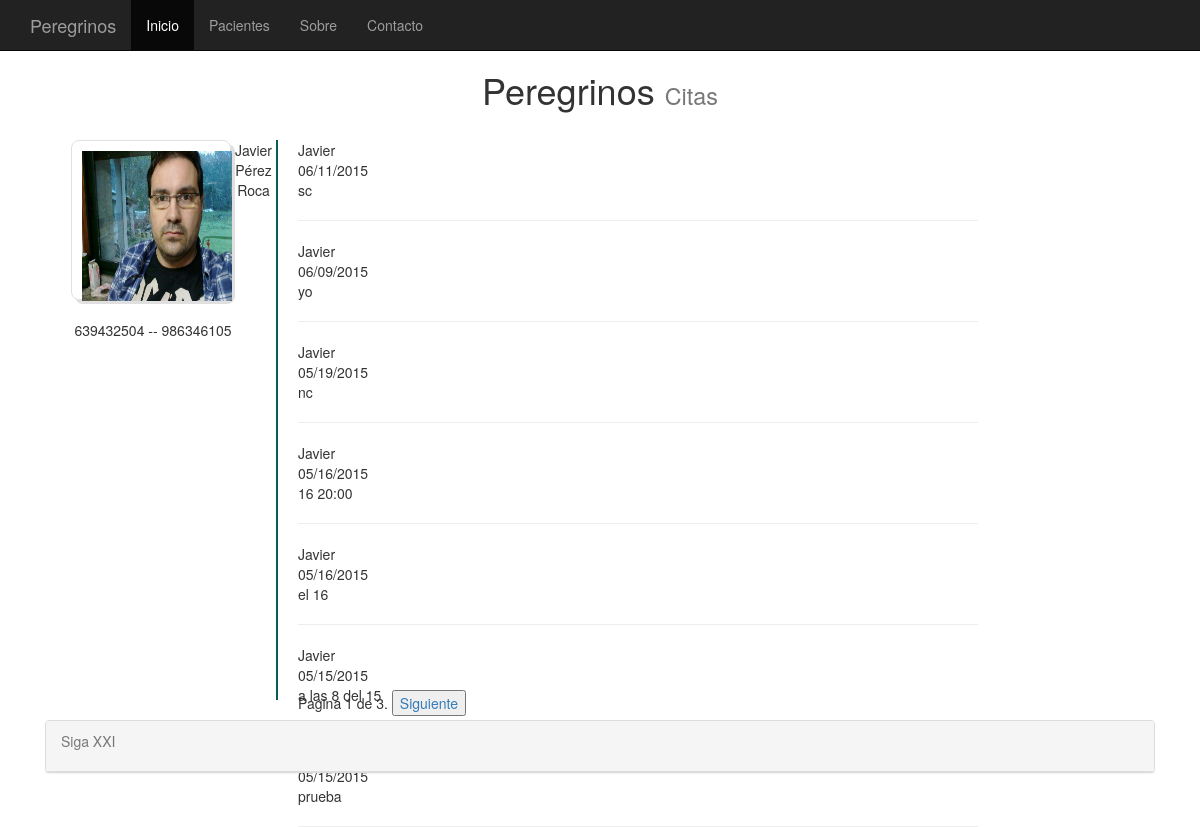
/citas/1/, run on an earlier commit of the app's database.
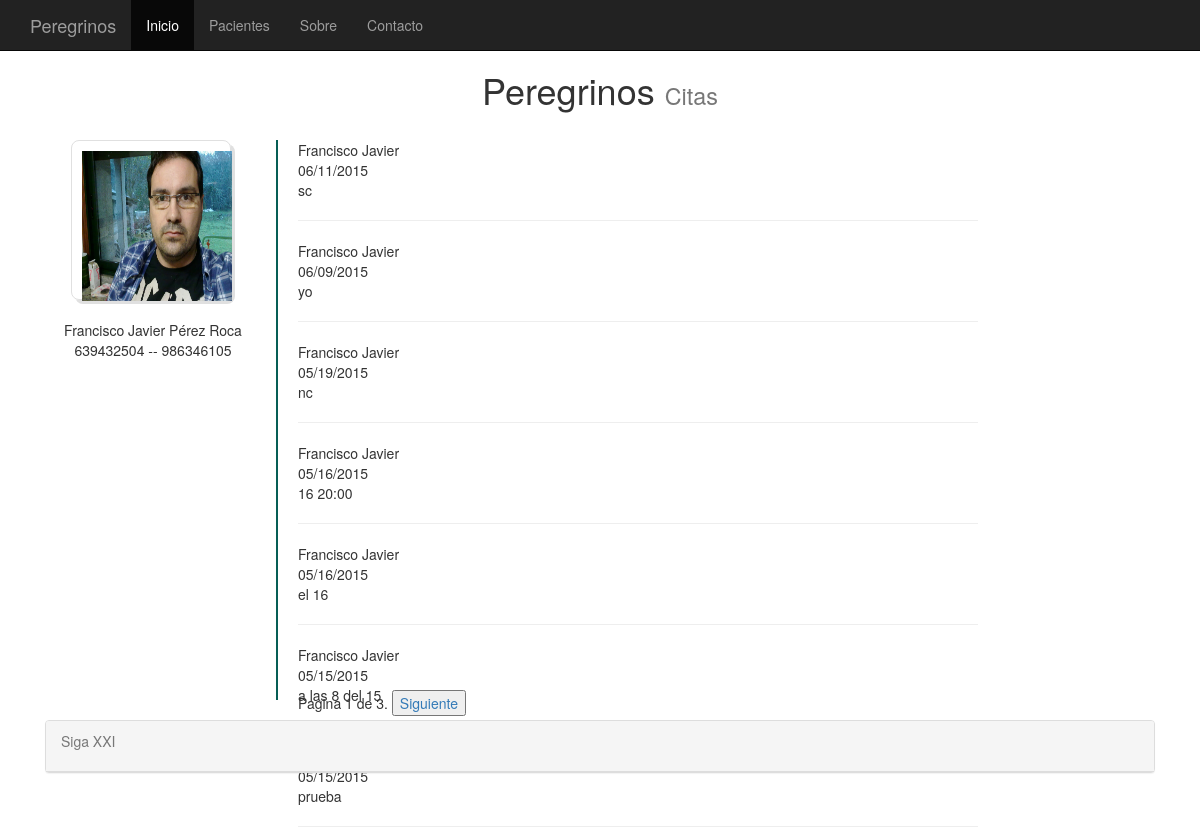
And on a later commit of the database.
### clinica/models.py (models this page shows, shortened)
class clientes(models.Model):
    nombre = models.CharField(max_length=75)
    apellidos = models.CharField(max_length=75)
    telefono =  models.PositiveIntegerField(null=True, blank=True)
    telefono2 = models.PositiveIntegerField(null=True, blank=True)
    antiguedad = models.DateTimeField(default=datetime.now, blank=True)
    fotografia = models.ImageField(upload_to='imagenes', blank=True)
    def __unicode__(self):
    	return self.nombre

class citas(models.Model):
    fecha = models.DateTimeField(default=datetime.now, blank=True)
    cliente = models.ForeignKey(clientes, default=None, null=True, blank=True)
    observaciones = models.TextField()

### clinica/views.py (the view)
# urls.py: url(r'^citas/([\w]+)/$', ListaCitas.as_view(), name='listacitas' ),
class ListaCitas(ListView):
    paginate_by = 7
    def get_queryset(self):
        self.cliente = get_object_or_404(clientes, id=self.args[0])
        return citas.objects.filter(cliente=self.cliente).order_by('-fecha')
    def get_context_data(self,**kwargs):
        context = super(ListaCitas,self).get_context_data(**kwargs)
        context['cliente']=self.cliente
        return context

### templates/clinica/citas_list.html (shortened to what this page needs)
{% extends "base.html" %}
{%   load   staticfiles   %}
{% block elcss %}
<link   rel="stylesheet"   type="text/css"   href="{%   static  'clinica/css/citas.css'   %}"   />
{% endblock %}
{% block titulo %}
Citas
{% endblock %}
{% block content %}
<div id="citas_cuerpo">
	<div id="citas_esquerda">
			<div id="citas_esquerda_foto">
				{% if cliente.fotografia %}
					<img src="{{ cliente.fotografia.url }}" width="150" height="150" >
				{% else %}
					<img src="/media/imagenes/user.jpg" width="150" height="150">
				{% endif %}
			</div>
		<center>
			<spam class="rotulo">{{cliente.nombre | capfirst}} {{cliente.apellidos | capfirst}}</spam>
			<br />
    	<spam class="rotulo">{{cliente.telefono}} --  {{cliente.telefono2}}</spam>
	  </center>
	<br />
	</div>
	<div id="citas_dereita">
    {% if object_list %}
        {% for citas  in object_list %}
		<spam > {{ citas.cliente }} </spam>
		<br />
		<spam > {{ citas.fecha | date:"SHORT_DATE_FORMAT" }} </spam>
                <br />
		<spam > {{ citas.observaciones }} </spam>
		<hr />
        {% endfor %}
        {% else %}
            <p>No hay citas.</p>
    {% endif %}
	</div>
	<div id="citas_paginado">
		<span class="steplinks">
			<span class="current">
				Pagina {{ page_obj.number }} de {{ paginator.num_pages }}.
			</span>
			{% if page_obj.has_next %}
			<a href="?page={{ page_obj.next_page_number }}"><button>Siguiente</button></a>
			{% endif %}
		</span>
	</div>
</div>
{% endblock %}

### templates/base.html (shortened to what this page needs)
{%   load   staticfiles   %}
<!DOCTYPE html>
<html lang="en">
<head>
	<link href="{% static 'css/bootstrap.min.css' %}" rel="stylesheet">
{%block elcss %}{% endblock %}
</head>
<body style="padding-top:50px;">
	<nav class="navbar navbar-inverse navbar-fixed-top">
		<div class="container">
			<div class="navbar-header">
				<a class="navbar-brand" href="#">Peregrinos</a>
			</div>
			<div id="navbar" class="collapse navbar-collapse">
				<ul class="nav navbar-nav">
					<li class="active"><a href="/index">Inicio</a></li>
					<li><a href="/pacientes">Pacientes</a></li>
					<li><a href="#about">Sobre</a></li>
					<li><a href="#contact">Contacto</a></li>
				</ul>
			</div>
		</div>
	</nav>
	<div class="container">
		<row>
			<div class="col-md-12">
				<h1 class="h1 h1-primary text-center">Peregrinos <small>{% block titulo %} {%endblock %}</small></h1>
			</div>
		</row>
		{% block content %} {% endblock %}
	</div>
	<div class="container">
		<row>
			<div class="col-md-12" >
				<div class="panel panel-default">
					<div class="panel-heading">
						<p class="text-muted">Siga XXI</p>
					</div>
				</div>
			</div>
		</row>
	</div>
</body>
</html>

### static/clinica/css/citas.css (style rules this page uses)
#citas_cuerpo { width: 950px; height: 600px; }
#citas_esquerda { float:left; margin-top: 20px; margin-bottom: 20px; width: 248px; height: 560px; border-right: 2px solid #075E55; }
#citas_esquerda_foto { float: left; height: 160px; width: 160px; margin-left: 41px; margin-bottom : 20px; padding-top: 10px; padding-left: 10px; border: 1px solid #e0e0e0; border-radius: 8px 8px 8px 8px; box-shadow: 4px 4px #e0e0e0; }
#citas_dereita { float:left; margin-top: 20px; margin-bottom: 20px; margin-left: 20px; width: 680px; height: 520px; }
#citas_paginado { float:left; margin-top: 10px; margin-left: 20px; width: 680px; height: 30px; }

What changed in the data, as far as the page shows it:
changed clientes "Pérez Roca": nombre "Javier" → "Francisco Javier"
changed through a linked row, citas "sc": cliente "Javier" → "Francisco Javier"
changed through a linked row, citas "yo": cliente "Javier" → "Francisco Javier"
changed through a linked row, citas "nc": cliente "Javier" → "Francisco Javier"
changed through a linked row, citas (number 4 of 7 on the later page): cliente "Javier" → "Francisco Javier"
changed through a linked row, citas "el 16": cliente "Javier" → "Francisco Javier"
changed through a linked row, citas "a las 8 del 15": cliente "Javier" → "Francisco Javier"
